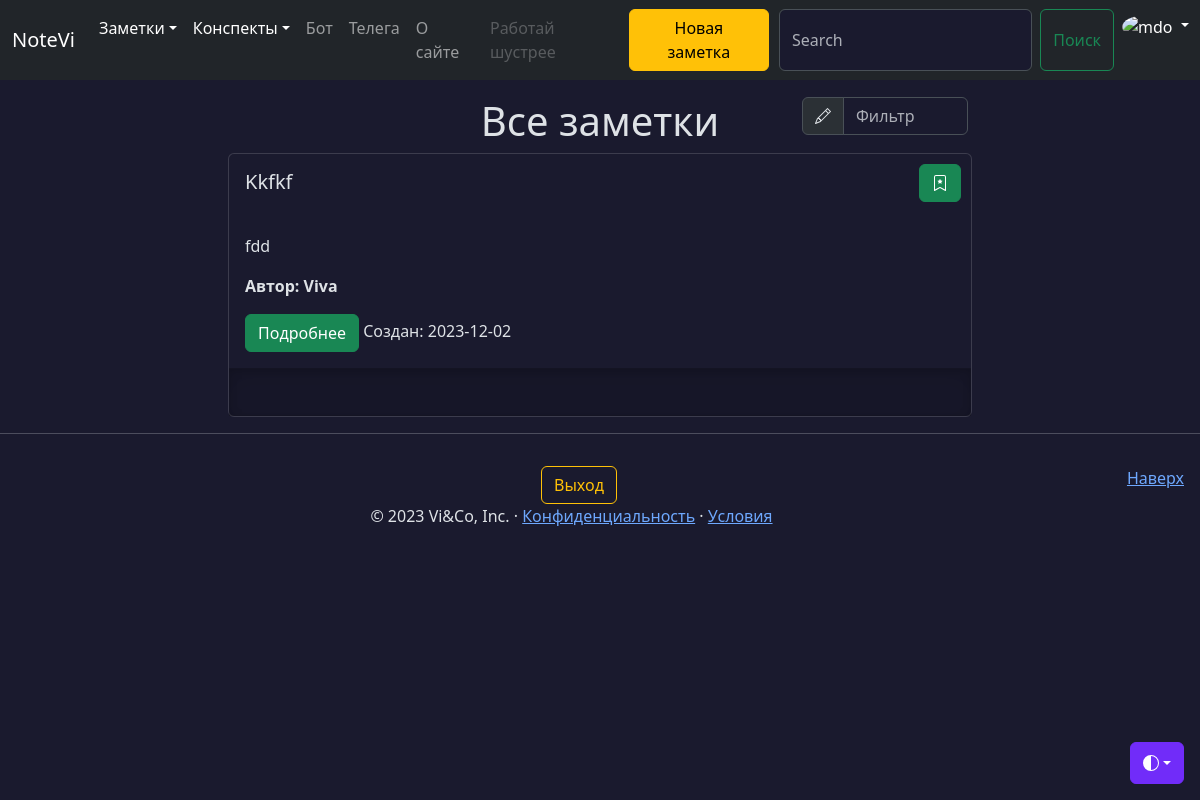
Screenshot of /notes/public (signed in) with the database file from the repository.
### models.py (models this page shows, shortened)
class Note(db.Model):
    id = db.Column(db.Integer, primary_key=True)
    title = db.Column(db.String(100), nullable=False, default=' ')
    intro = db.Column(db.String(200), nullable=False, default=' ')
    text = db.Column(db.Text, nullable=False, default=' ')
    user_id = db.Column(db.Integer,
                        db.ForeignKey('user.id'))
    data = db.Column(db.Date, nullable=False, default=datetime.utcnow)
    favorites = db.relationship('User',
                                secondary='favorites',
                                backref=db.backref('favorite_notes',
                                                   lazy=True),
                                lazy='subquery')
    public = db.Column(db.String(8), default=None)
    files = db.relationship('File',
                            secondary='note_file',
                            lazy='subquery',
                            backref=db.backref('notes',
                                               lazy=True))

class User(db.Model):
    id = db.Column(db.Integer, primary_key=True)
    username = db.Column(
        db.String(64), index=True, unique=True, nullable=False
    )
    email = db.Column(db.String(120), index=True, unique=True, nullable=False)
    password_hash = db.Column(db.String(255), nullable=False)
    notes = db.relationship('Note',
                            backref='author',
                            lazy='dynamic',
                            cascade='all, delete')
    created_on = db.Column(db.DateTime(), default=datetime.utcnow)
    updated_on = db.Column(
        db.DateTime, default=datetime.utcnow, onupdate=datetime.utcnow
    )
    conspects = db.relationship('Conspect',
                                backref='author',
                                lazy='dynamic',
                                cascade='all, delete'
                                )
    def is_favorite(self, note):
        if not self.favorite_notes:
            return False
        return note in self.favorite_notes
    def is_author(self, instance):
        return self.id == instance.user_id
    @property
    def is_authenticated(self):
        return True

### views/notes.py (the view)
@app.route('/notes/public')
def public():
    notes = Note.query.filter_by(public='on').order_by(Note.id.desc()).all()
    return render_template('notes.html', notes=notes)

### models.py (called while the page is built)
@login_manager.user_loader
def user_loader(id: int):
    return db.session.query(User).get(id)

### templates/notes.html (shortened to what this page needs)
{% extends 'base.html' %}
{% block content %}
{% if request.endpoint == 'public' or current_user.is_authenticated %}
<div class="container mt-5">
  <div class="row justify-content-md-center">
    {% if notes|length > 0 %}
    <div class="col-sm-4 col-lg-2">
    </div>
    <div class="col-sm-4 align-self-center">
        <h1 style="text-align: center;">Все заметки</h1>
    {% endif %}
    </div>
    {% if notes|length > 0 %}
      <div class="col-sm-4 col-lg-2 mb-2">
        <div class="input-group">
          <span class="input-group-text" id="basic-addon1">
          </span>
          <input type="text" class="form-control" placeholder="Фильтр" aria-label="Фильтр" aria-describedby="basic-addon1" id="filterInput">
        </div>
      </div>
    </div>
    {% endif %}
    {% if notes|length > 0 %}
      {% for note in notes %}
        <div class="card container col-lg-8 p-0">
          <div class="card-body container">
            <h5 class="card-title col-7">{{ note.title }}</h5>
            <il class="col">{% include 'includes/btn.html' %}</il>
          </div>
          <div class="card-body container">
            <p class="card-text">{{ note.intro }}</p>
            <p class="card-author"><b>Автор: {{ note.author.username }}</b></p>
            <a href="/notes/{{ note.id }}" class="btn btn-success" data-toggle="button" aria-pressed="false" autocomplete="off">
                Подробнее
            </a>
            <note class="date col">Cоздан: {{ note.data }}</note>
          </div>
          <div class="b-example-divider" style="width: 100%;"></div>
        </div>
      {% endfor %}
    {% endif %}
  </div>
  {% else %}
  <div class="container mt-5">
    <h1 style="text-align: center;">Войдите или зарегистрируйтесь</h1>
  </div>
  {% endif %}
{% endblock %}

### templates/includes/btn.html (shortened to what this page needs)
{% if current_user.is_authenticated %}
  {% if not current_user.is_author(note) %}
  <a {% if current_user.is_favorite(note) %} href="/notes/{{ note.id }}/unfavorite" class="btn btn-success btn-bd-primary delete-button" {% else %} href="/notes/{{ note.id }}/favorite" class="btn btn-success delete-button" {% endif %}>
  </a>
  {% endif %}
{% endif %}

### static/css/base.css (style rules this page uses)
body { padding-top: 3rem; color: rgb(var(--bs-tertiary-color-rgb)); display: flex; flex-direction: column; height: 100%; }
.delete-button { position: absolute; top: 10px; right: 10px; }
.b-example-divider { width: 100%; height: 3rem; background-color: rgba(0, 0, 0, .1); border: solid rgba(0, 0, 0, .15); border-width: 1px 0; box-shadow: inset 0 .5em 1.5em rgba(0, 0, 0, .1), inset 0 .125em .5em rgba(0, 0, 0, .15); }
.bi { vertical-align: -.125em; fill: currentColor; }
p { white-space: pre-line; }

### rows the page displays
Note: title "Kkfkf", intro "fdd", author.username "Viva", data "2023-12-02"
